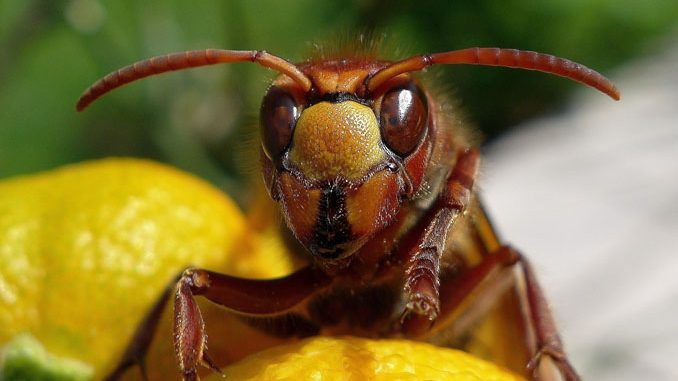
#> input picture geometric_transformations/images/input.jpg, 678 x 381 px
$ python projective_transformations.py
#> lines starting #> are read from the running program, lines starting #| are printed output that depends on the picture
# Express the change of point of view of the shape

import cv2
import numpy as np

img = cv2.imread('./images/input.jpg')
#> img is the input picture: shape (381, 678, 3); mean B, G, R 57.9, 112.3, 128.3
rows, cols = img.shape[:2]
#> rows = 381; cols = 678

src_points_1 = np.float32([
    [0, 0],
    [cols - 1, 0],
    [0, rows - 1],
    [cols - 1, rows - 1],
])
#> src_points_1 = [[0, 0], [677, 0], [0, 380], [677, 380]]
dst_points_1 = np.float32([
    [0, 0],
    [cols - 1, 0],
    [int(.33 * cols), rows - 1],
    [int(.66 * cols), rows - 1],
])
perspective_matrix_1 = cv2.getPerspectiveTransform(src_points_1, dst_points_1)
img_output_1 = cv2.warpPerspective(img, perspective_matrix_1, (cols, rows))
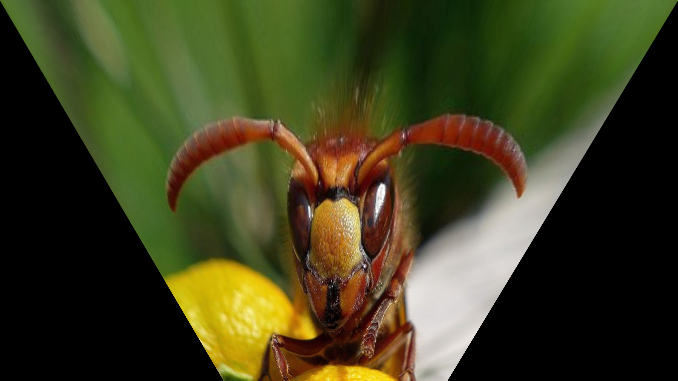
#> img_output_1: shape (381, 678, 3); mean B, G, R 30.7, 63.7, 62.8

src_points_2 = np.float32([
    [0, 0],
    [0, rows - 1],
    [cols / 2, 0],
    [cols / 2, rows - 1],
])
#> src_points_2 = [[0, 0], [0, 380], [339, 0], [339, 380]]
dst_points_2 = np.float32([
    [0, 100],
    [0, rows - 101],
    [cols / 2, 0],
    [cols / 2, rows - 1]
])
perspective_matrix_2 = cv2.getPerspectiveTransform(src_points_2, dst_points_2)
img_output_2 = cv2.warpPerspective(img, perspective_matrix_2, (cols, rows))
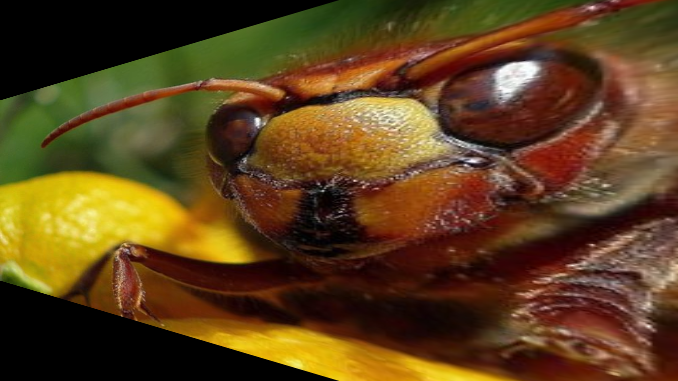
#> img_output_2: shape (381, 678, 3); mean B, G, R 27.5, 65.1, 92.2

cv2.imshow('Input', img)
cv2.imshow('Output 1', img_output_1)
cv2.imshow('Output 2', img_output_2)
cv2.waitKey()
